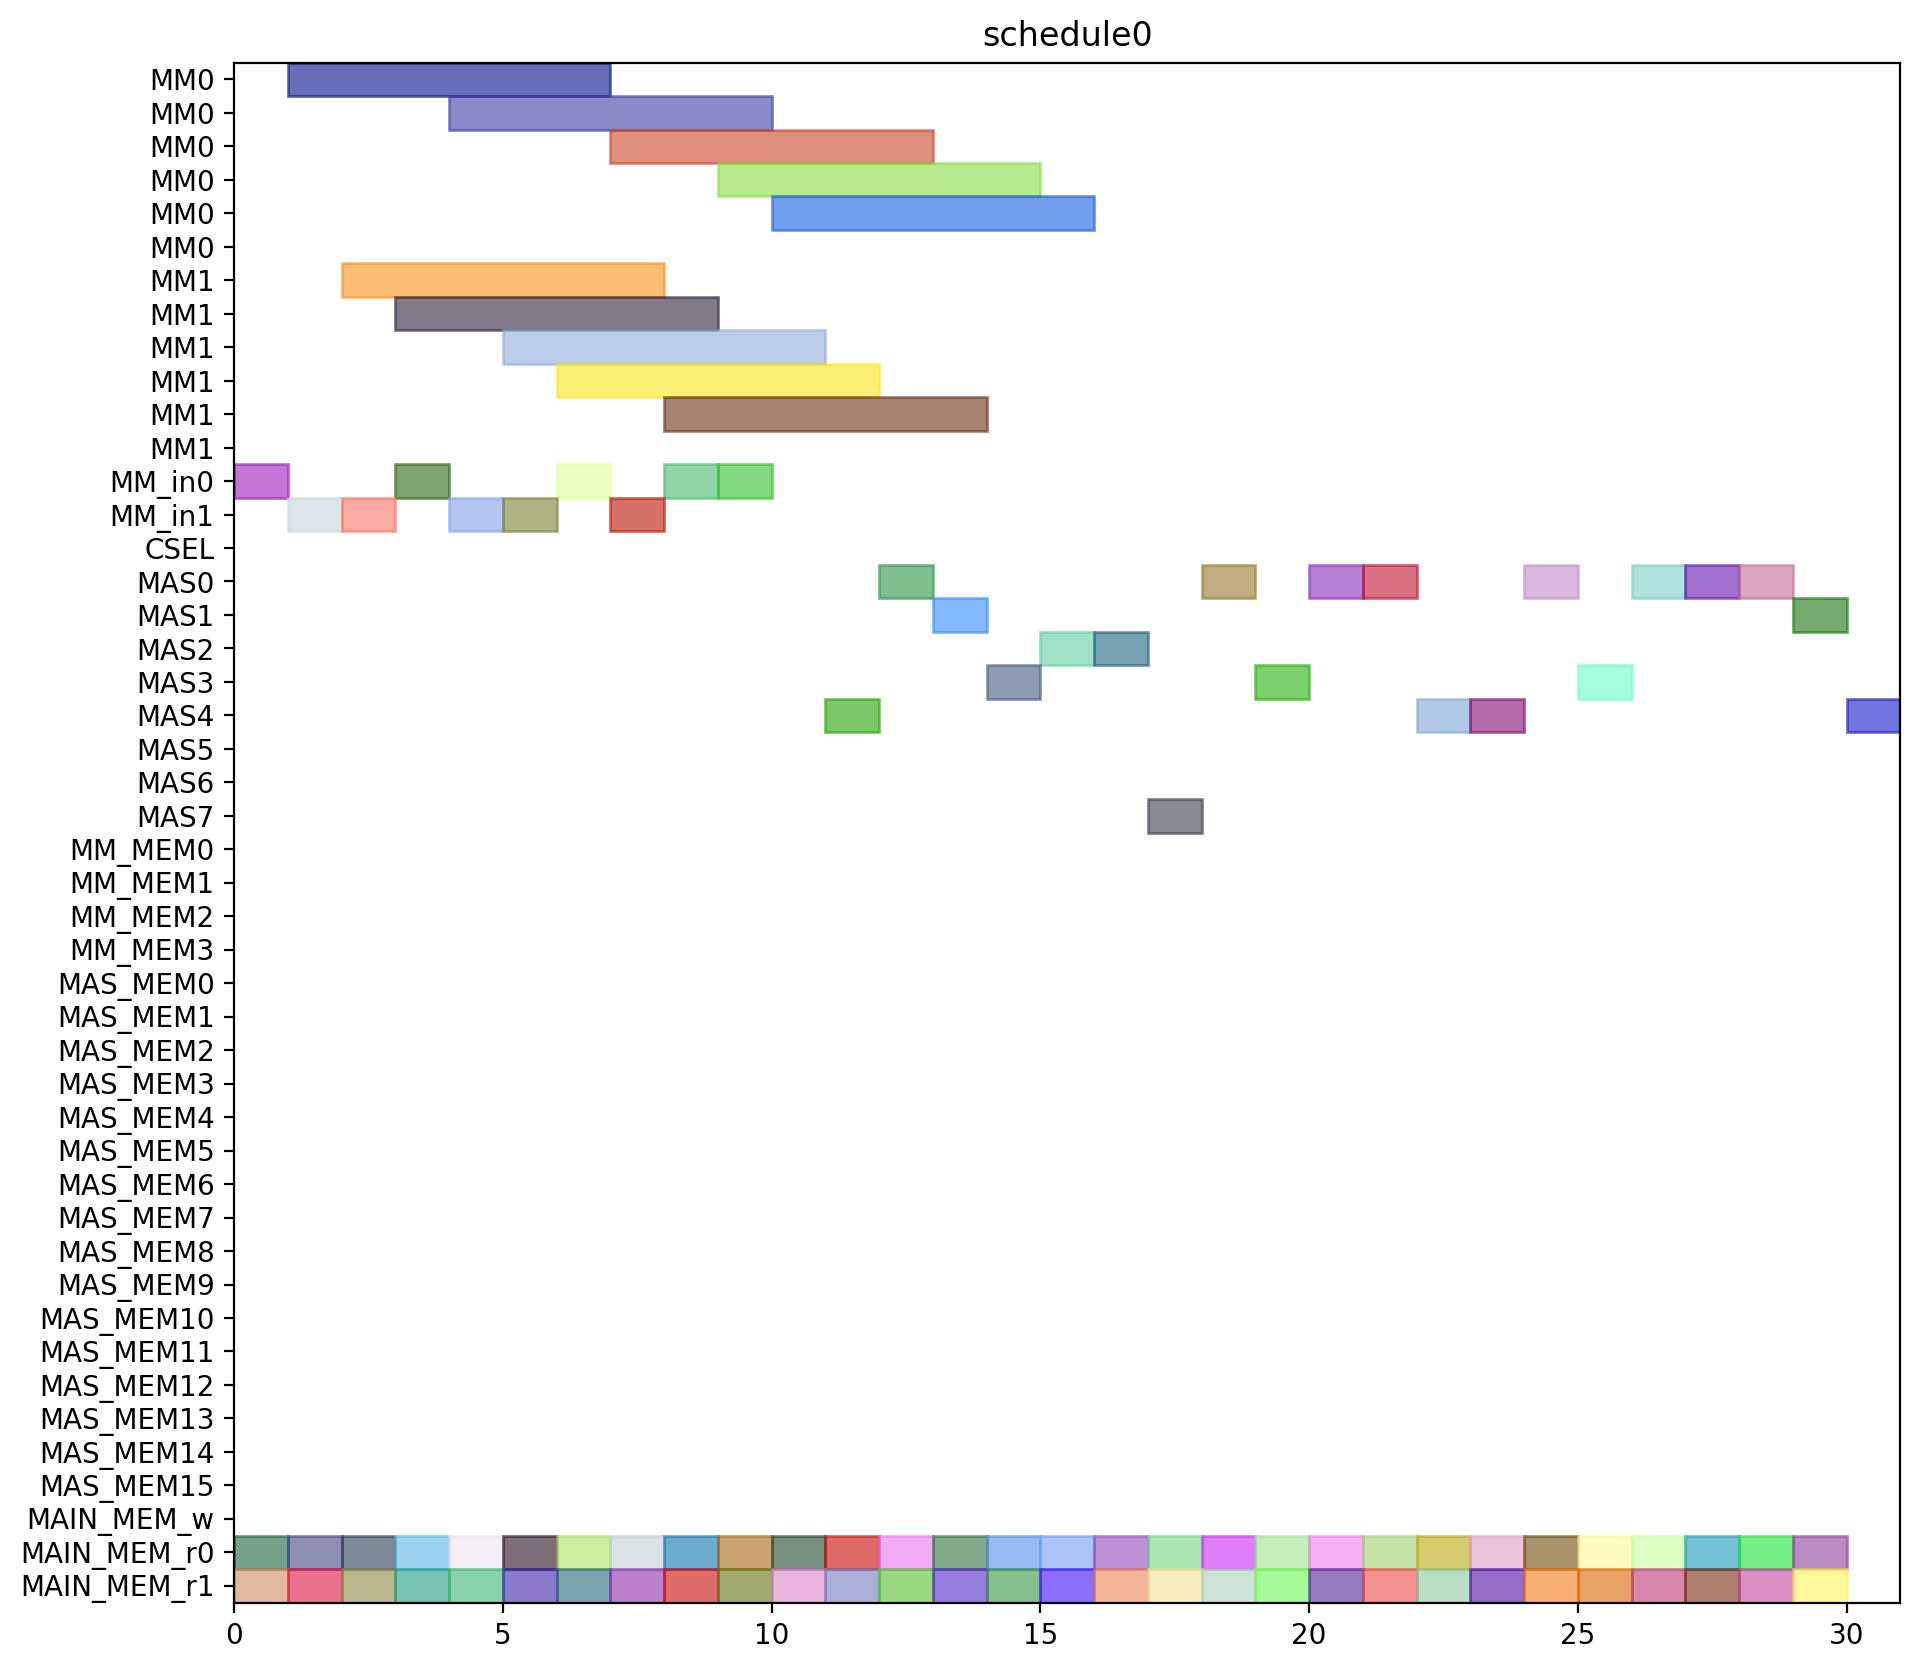

Write Python code to recreate this figure.
from pyschedule import Scenario, solvers, plotters, alt


def solve():
	horizon = 131
	S = Scenario("schedule0", horizon=horizon)

	# resource
	MM = S.Resources('MM', num=2, size=6)
	MM_in = S.Resources('MM_in', num=2)
	CSEL = S.Resource('CSEL')
	MAS = S.Resources('MAS', num=8, size=1, periods=range(1, horizon))
	MM_MEM = S.Resources('MM_MEM', num=4)
	MAS_MEM = S.Resources('MAS_MEM', num=16)
	MAIN_MEM_w = S.Resource('MAIN_MEM_w', size=1)
	MAIN_MEM_r = S.Resources('MAIN_MEM_r', num=2)

	# result of previous scheduling

	# new tasks
	c_aa_a1_0 = S.Task('c_aa_a1_0', length=1, delay_cost=1)
	c_aa_a1_0 += alt(MAS)
	c_aa_a1_0_mem0 = S.Task('c_aa_a1_0_mem0', length=1, delay_cost=1)
	c_aa_a1_0_mem0 += MAIN_MEM_r[0]
	S += c_aa_a1_0_mem0 <= c_aa_a1_0

	c_aa_a1_0_mem1 = S.Task('c_aa_a1_0_mem1', length=1, delay_cost=1)
	c_aa_a1_0_mem1 += MAIN_MEM_r[1]
	S += c_aa_a1_0_mem1 <= c_aa_a1_0

	c_aa_a1_1 = S.Task('c_aa_a1_1', length=1, delay_cost=1)
	c_aa_a1_1 += alt(MAS)
	c_aa_a1_1_mem0 = S.Task('c_aa_a1_1_mem0', length=1, delay_cost=1)
	c_aa_a1_1_mem0 += MAIN_MEM_r[0]
	S += c_aa_a1_1_mem0 <= c_aa_a1_1

	c_aa_a1_1_mem1 = S.Task('c_aa_a1_1_mem1', length=1, delay_cost=1)
	c_aa_a1_1_mem1 += MAIN_MEM_r[1]
	S += c_aa_a1_1_mem1 <= c_aa_a1_1

	c_aa_t10 = S.Task('c_aa_t10', length=1, delay_cost=1)
	c_aa_t10 += alt(MAS)
	c_aa_t10_mem0 = S.Task('c_aa_t10_mem0', length=1, delay_cost=1)
	c_aa_t10_mem0 += MAIN_MEM_r[0]
	S += c_aa_t10_mem0 <= c_aa_t10

	c_aa_t10_mem1 = S.Task('c_aa_t10_mem1', length=1, delay_cost=1)
	c_aa_t10_mem1 += MAIN_MEM_r[1]
	S += c_aa_t10_mem1 <= c_aa_t10

	c_aa_t11 = S.Task('c_aa_t11', length=1, delay_cost=1)
	c_aa_t11 += alt(MAS)
	c_aa_t11_mem0 = S.Task('c_aa_t11_mem0', length=1, delay_cost=1)
	c_aa_t11_mem0 += MAIN_MEM_r[0]
	S += c_aa_t11_mem0 <= c_aa_t11

	c_aa_t11_mem1 = S.Task('c_aa_t11_mem1', length=1, delay_cost=1)
	c_aa_t11_mem1 += MAIN_MEM_r[1]
	S += c_aa_t11_mem1 <= c_aa_t11

	c_aa_t3_t0 = S.Task('c_aa_t3_t0', length=6, delay_cost=1)
	c_aa_t3_t0 += alt(MM)
	c_aa_t3_t0_in = S.Task('c_aa_t3_t0_in', length=1, delay_cost=1)
	c_aa_t3_t0_in += alt(MM_in)
	S += c_aa_t3_t0_in*MM_in[0]<=c_aa_t3_t0*MM[0]
	S += c_aa_t3_t0_in*MM_in[1]<=c_aa_t3_t0*MM[1]
	c_aa_t3_t0_mem0 = S.Task('c_aa_t3_t0_mem0', length=1, delay_cost=1)
	c_aa_t3_t0_mem0 += MAIN_MEM_r[0]
	S += c_aa_t3_t0_mem0 <= c_aa_t3_t0

	c_aa_t3_t0_mem1 = S.Task('c_aa_t3_t0_mem1', length=1, delay_cost=1)
	c_aa_t3_t0_mem1 += MAIN_MEM_r[1]
	S += c_aa_t3_t0_mem1 <= c_aa_t3_t0

	c_aa_t3_t1 = S.Task('c_aa_t3_t1', length=6, delay_cost=1)
	c_aa_t3_t1 += alt(MM)
	c_aa_t3_t1_in = S.Task('c_aa_t3_t1_in', length=1, delay_cost=1)
	c_aa_t3_t1_in += alt(MM_in)
	S += c_aa_t3_t1_in*MM_in[0]<=c_aa_t3_t1*MM[0]
	S += c_aa_t3_t1_in*MM_in[1]<=c_aa_t3_t1*MM[1]
	c_aa_t3_t1_mem0 = S.Task('c_aa_t3_t1_mem0', length=1, delay_cost=1)
	c_aa_t3_t1_mem0 += MAIN_MEM_r[0]
	S += c_aa_t3_t1_mem0 <= c_aa_t3_t1

	c_aa_t3_t1_mem1 = S.Task('c_aa_t3_t1_mem1', length=1, delay_cost=1)
	c_aa_t3_t1_mem1 += MAIN_MEM_r[1]
	S += c_aa_t3_t1_mem1 <= c_aa_t3_t1

	c_aa_t3_t2 = S.Task('c_aa_t3_t2', length=1, delay_cost=1)
	c_aa_t3_t2 += alt(MAS)
	c_aa_t3_t2_mem0 = S.Task('c_aa_t3_t2_mem0', length=1, delay_cost=1)
	c_aa_t3_t2_mem0 += MAIN_MEM_r[0]
	S += c_aa_t3_t2_mem0 <= c_aa_t3_t2

	c_aa_t3_t2_mem1 = S.Task('c_aa_t3_t2_mem1', length=1, delay_cost=1)
	c_aa_t3_t2_mem1 += MAIN_MEM_r[1]
	S += c_aa_t3_t2_mem1 <= c_aa_t3_t2

	c_aa_t3_t3 = S.Task('c_aa_t3_t3', length=1, delay_cost=1)
	c_aa_t3_t3 += alt(MAS)
	c_aa_t3_t3_mem0 = S.Task('c_aa_t3_t3_mem0', length=1, delay_cost=1)
	c_aa_t3_t3_mem0 += MAIN_MEM_r[0]
	S += c_aa_t3_t3_mem0 <= c_aa_t3_t3

	c_aa_t3_t3_mem1 = S.Task('c_aa_t3_t3_mem1', length=1, delay_cost=1)
	c_aa_t3_t3_mem1 += MAIN_MEM_r[1]
	S += c_aa_t3_t3_mem1 <= c_aa_t3_t3

	c_bb_a1_0 = S.Task('c_bb_a1_0', length=1, delay_cost=1)
	c_bb_a1_0 += alt(MAS)
	c_bb_a1_0_mem0 = S.Task('c_bb_a1_0_mem0', length=1, delay_cost=1)
	c_bb_a1_0_mem0 += MAIN_MEM_r[0]
	S += c_bb_a1_0_mem0 <= c_bb_a1_0

	c_bb_a1_0_mem1 = S.Task('c_bb_a1_0_mem1', length=1, delay_cost=1)
	c_bb_a1_0_mem1 += MAIN_MEM_r[1]
	S += c_bb_a1_0_mem1 <= c_bb_a1_0

	c_bb_a1_1 = S.Task('c_bb_a1_1', length=1, delay_cost=1)
	c_bb_a1_1 += alt(MAS)
	c_bb_a1_1_mem0 = S.Task('c_bb_a1_1_mem0', length=1, delay_cost=1)
	c_bb_a1_1_mem0 += MAIN_MEM_r[0]
	S += c_bb_a1_1_mem0 <= c_bb_a1_1

	c_bb_a1_1_mem1 = S.Task('c_bb_a1_1_mem1', length=1, delay_cost=1)
	c_bb_a1_1_mem1 += MAIN_MEM_r[1]
	S += c_bb_a1_1_mem1 <= c_bb_a1_1

	c_bb_t10 = S.Task('c_bb_t10', length=1, delay_cost=1)
	c_bb_t10 += alt(MAS)
	c_bb_t10_mem0 = S.Task('c_bb_t10_mem0', length=1, delay_cost=1)
	c_bb_t10_mem0 += MAIN_MEM_r[0]
	S += c_bb_t10_mem0 <= c_bb_t10

	c_bb_t10_mem1 = S.Task('c_bb_t10_mem1', length=1, delay_cost=1)
	c_bb_t10_mem1 += MAIN_MEM_r[1]
	S += c_bb_t10_mem1 <= c_bb_t10

	c_bb_t11 = S.Task('c_bb_t11', length=1, delay_cost=1)
	c_bb_t11 += alt(MAS)
	c_bb_t11_mem0 = S.Task('c_bb_t11_mem0', length=1, delay_cost=1)
	c_bb_t11_mem0 += MAIN_MEM_r[0]
	S += c_bb_t11_mem0 <= c_bb_t11

	c_bb_t11_mem1 = S.Task('c_bb_t11_mem1', length=1, delay_cost=1)
	c_bb_t11_mem1 += MAIN_MEM_r[1]
	S += c_bb_t11_mem1 <= c_bb_t11

	c_bb_t3_t0 = S.Task('c_bb_t3_t0', length=6, delay_cost=1)
	c_bb_t3_t0 += alt(MM)
	c_bb_t3_t0_in = S.Task('c_bb_t3_t0_in', length=1, delay_cost=1)
	c_bb_t3_t0_in += alt(MM_in)
	S += c_bb_t3_t0_in*MM_in[0]<=c_bb_t3_t0*MM[0]
	S += c_bb_t3_t0_in*MM_in[1]<=c_bb_t3_t0*MM[1]
	c_bb_t3_t0_mem0 = S.Task('c_bb_t3_t0_mem0', length=1, delay_cost=1)
	c_bb_t3_t0_mem0 += MAIN_MEM_r[0]
	S += c_bb_t3_t0_mem0 <= c_bb_t3_t0

	c_bb_t3_t0_mem1 = S.Task('c_bb_t3_t0_mem1', length=1, delay_cost=1)
	c_bb_t3_t0_mem1 += MAIN_MEM_r[1]
	S += c_bb_t3_t0_mem1 <= c_bb_t3_t0

	c_bb_t3_t1 = S.Task('c_bb_t3_t1', length=6, delay_cost=1)
	c_bb_t3_t1 += alt(MM)
	c_bb_t3_t1_in = S.Task('c_bb_t3_t1_in', length=1, delay_cost=1)
	c_bb_t3_t1_in += alt(MM_in)
	S += c_bb_t3_t1_in*MM_in[0]<=c_bb_t3_t1*MM[0]
	S += c_bb_t3_t1_in*MM_in[1]<=c_bb_t3_t1*MM[1]
	c_bb_t3_t1_mem0 = S.Task('c_bb_t3_t1_mem0', length=1, delay_cost=1)
	c_bb_t3_t1_mem0 += MAIN_MEM_r[0]
	S += c_bb_t3_t1_mem0 <= c_bb_t3_t1

	c_bb_t3_t1_mem1 = S.Task('c_bb_t3_t1_mem1', length=1, delay_cost=1)
	c_bb_t3_t1_mem1 += MAIN_MEM_r[1]
	S += c_bb_t3_t1_mem1 <= c_bb_t3_t1

	c_bb_t3_t2 = S.Task('c_bb_t3_t2', length=1, delay_cost=1)
	c_bb_t3_t2 += alt(MAS)
	c_bb_t3_t2_mem0 = S.Task('c_bb_t3_t2_mem0', length=1, delay_cost=1)
	c_bb_t3_t2_mem0 += MAIN_MEM_r[0]
	S += c_bb_t3_t2_mem0 <= c_bb_t3_t2

	c_bb_t3_t2_mem1 = S.Task('c_bb_t3_t2_mem1', length=1, delay_cost=1)
	c_bb_t3_t2_mem1 += MAIN_MEM_r[1]
	S += c_bb_t3_t2_mem1 <= c_bb_t3_t2

	c_bb_t3_t3 = S.Task('c_bb_t3_t3', length=1, delay_cost=1)
	c_bb_t3_t3 += alt(MAS)
	c_bb_t3_t3_mem0 = S.Task('c_bb_t3_t3_mem0', length=1, delay_cost=1)
	c_bb_t3_t3_mem0 += MAIN_MEM_r[0]
	S += c_bb_t3_t3_mem0 <= c_bb_t3_t3

	c_bb_t3_t3_mem1 = S.Task('c_bb_t3_t3_mem1', length=1, delay_cost=1)
	c_bb_t3_t3_mem1 += MAIN_MEM_r[1]
	S += c_bb_t3_t3_mem1 <= c_bb_t3_t3

	c_cc_a1_0 = S.Task('c_cc_a1_0', length=1, delay_cost=1)
	c_cc_a1_0 += alt(MAS)
	c_cc_a1_0_mem0 = S.Task('c_cc_a1_0_mem0', length=1, delay_cost=1)
	c_cc_a1_0_mem0 += MAIN_MEM_r[0]
	S += c_cc_a1_0_mem0 <= c_cc_a1_0

	c_cc_a1_0_mem1 = S.Task('c_cc_a1_0_mem1', length=1, delay_cost=1)
	c_cc_a1_0_mem1 += MAIN_MEM_r[1]
	S += c_cc_a1_0_mem1 <= c_cc_a1_0

	c_cc_a1_1 = S.Task('c_cc_a1_1', length=1, delay_cost=1)
	c_cc_a1_1 += alt(MAS)
	c_cc_a1_1_mem0 = S.Task('c_cc_a1_1_mem0', length=1, delay_cost=1)
	c_cc_a1_1_mem0 += MAIN_MEM_r[0]
	S += c_cc_a1_1_mem0 <= c_cc_a1_1

	c_cc_a1_1_mem1 = S.Task('c_cc_a1_1_mem1', length=1, delay_cost=1)
	c_cc_a1_1_mem1 += MAIN_MEM_r[1]
	S += c_cc_a1_1_mem1 <= c_cc_a1_1

	c_cc_t10 = S.Task('c_cc_t10', length=1, delay_cost=1)
	c_cc_t10 += alt(MAS)
	c_cc_t10_mem0 = S.Task('c_cc_t10_mem0', length=1, delay_cost=1)
	c_cc_t10_mem0 += MAIN_MEM_r[0]
	S += c_cc_t10_mem0 <= c_cc_t10

	c_cc_t10_mem1 = S.Task('c_cc_t10_mem1', length=1, delay_cost=1)
	c_cc_t10_mem1 += MAIN_MEM_r[1]
	S += c_cc_t10_mem1 <= c_cc_t10

	c_cc_t11 = S.Task('c_cc_t11', length=1, delay_cost=1)
	c_cc_t11 += alt(MAS)
	c_cc_t11_mem0 = S.Task('c_cc_t11_mem0', length=1, delay_cost=1)
	c_cc_t11_mem0 += MAIN_MEM_r[0]
	S += c_cc_t11_mem0 <= c_cc_t11

	c_cc_t11_mem1 = S.Task('c_cc_t11_mem1', length=1, delay_cost=1)
	c_cc_t11_mem1 += MAIN_MEM_r[1]
	S += c_cc_t11_mem1 <= c_cc_t11

	c_cc_t3_t0 = S.Task('c_cc_t3_t0', length=6, delay_cost=1)
	c_cc_t3_t0 += alt(MM)
	c_cc_t3_t0_in = S.Task('c_cc_t3_t0_in', length=1, delay_cost=1)
	c_cc_t3_t0_in += alt(MM_in)
	S += c_cc_t3_t0_in*MM_in[0]<=c_cc_t3_t0*MM[0]
	S += c_cc_t3_t0_in*MM_in[1]<=c_cc_t3_t0*MM[1]
	c_cc_t3_t0_mem0 = S.Task('c_cc_t3_t0_mem0', length=1, delay_cost=1)
	c_cc_t3_t0_mem0 += MAIN_MEM_r[0]
	S += c_cc_t3_t0_mem0 <= c_cc_t3_t0

	c_cc_t3_t0_mem1 = S.Task('c_cc_t3_t0_mem1', length=1, delay_cost=1)
	c_cc_t3_t0_mem1 += MAIN_MEM_r[1]
	S += c_cc_t3_t0_mem1 <= c_cc_t3_t0

	c_cc_t3_t1 = S.Task('c_cc_t3_t1', length=6, delay_cost=1)
	c_cc_t3_t1 += alt(MM)
	c_cc_t3_t1_in = S.Task('c_cc_t3_t1_in', length=1, delay_cost=1)
	c_cc_t3_t1_in += alt(MM_in)
	S += c_cc_t3_t1_in*MM_in[0]<=c_cc_t3_t1*MM[0]
	S += c_cc_t3_t1_in*MM_in[1]<=c_cc_t3_t1*MM[1]
	c_cc_t3_t1_mem0 = S.Task('c_cc_t3_t1_mem0', length=1, delay_cost=1)
	c_cc_t3_t1_mem0 += MAIN_MEM_r[0]
	S += c_cc_t3_t1_mem0 <= c_cc_t3_t1

	c_cc_t3_t1_mem1 = S.Task('c_cc_t3_t1_mem1', length=1, delay_cost=1)
	c_cc_t3_t1_mem1 += MAIN_MEM_r[1]
	S += c_cc_t3_t1_mem1 <= c_cc_t3_t1

	c_cc_t3_t2 = S.Task('c_cc_t3_t2', length=1, delay_cost=1)
	c_cc_t3_t2 += alt(MAS)
	c_cc_t3_t2_mem0 = S.Task('c_cc_t3_t2_mem0', length=1, delay_cost=1)
	c_cc_t3_t2_mem0 += MAIN_MEM_r[0]
	S += c_cc_t3_t2_mem0 <= c_cc_t3_t2

	c_cc_t3_t2_mem1 = S.Task('c_cc_t3_t2_mem1', length=1, delay_cost=1)
	c_cc_t3_t2_mem1 += MAIN_MEM_r[1]
	S += c_cc_t3_t2_mem1 <= c_cc_t3_t2

	c_cc_t3_t3 = S.Task('c_cc_t3_t3', length=1, delay_cost=1)
	c_cc_t3_t3 += alt(MAS)
	c_cc_t3_t3_mem0 = S.Task('c_cc_t3_t3_mem0', length=1, delay_cost=1)
	c_cc_t3_t3_mem0 += MAIN_MEM_r[0]
	S += c_cc_t3_t3_mem0 <= c_cc_t3_t3

	c_cc_t3_t3_mem1 = S.Task('c_cc_t3_t3_mem1', length=1, delay_cost=1)
	c_cc_t3_t3_mem1 += MAIN_MEM_r[1]
	S += c_cc_t3_t3_mem1 <= c_cc_t3_t3

	c_ab_t0_t0 = S.Task('c_ab_t0_t0', length=6, delay_cost=1)
	c_ab_t0_t0 += alt(MM)
	c_ab_t0_t0_in = S.Task('c_ab_t0_t0_in', length=1, delay_cost=1)
	c_ab_t0_t0_in += alt(MM_in)
	S += c_ab_t0_t0_in*MM_in[0]<=c_ab_t0_t0*MM[0]
	S += c_ab_t0_t0_in*MM_in[1]<=c_ab_t0_t0*MM[1]
	c_ab_t0_t0_mem0 = S.Task('c_ab_t0_t0_mem0', length=1, delay_cost=1)
	c_ab_t0_t0_mem0 += MAIN_MEM_r[0]
	S += c_ab_t0_t0_mem0 <= c_ab_t0_t0

	c_ab_t0_t0_mem1 = S.Task('c_ab_t0_t0_mem1', length=1, delay_cost=1)
	c_ab_t0_t0_mem1 += MAIN_MEM_r[1]
	S += c_ab_t0_t0_mem1 <= c_ab_t0_t0

	c_ab_t0_t1 = S.Task('c_ab_t0_t1', length=6, delay_cost=1)
	c_ab_t0_t1 += alt(MM)
	c_ab_t0_t1_in = S.Task('c_ab_t0_t1_in', length=1, delay_cost=1)
	c_ab_t0_t1_in += alt(MM_in)
	S += c_ab_t0_t1_in*MM_in[0]<=c_ab_t0_t1*MM[0]
	S += c_ab_t0_t1_in*MM_in[1]<=c_ab_t0_t1*MM[1]
	c_ab_t0_t1_mem0 = S.Task('c_ab_t0_t1_mem0', length=1, delay_cost=1)
	c_ab_t0_t1_mem0 += MAIN_MEM_r[0]
	S += c_ab_t0_t1_mem0 <= c_ab_t0_t1

	c_ab_t0_t1_mem1 = S.Task('c_ab_t0_t1_mem1', length=1, delay_cost=1)
	c_ab_t0_t1_mem1 += MAIN_MEM_r[1]
	S += c_ab_t0_t1_mem1 <= c_ab_t0_t1

	c_ab_t0_t2 = S.Task('c_ab_t0_t2', length=1, delay_cost=1)
	c_ab_t0_t2 += alt(MAS)
	c_ab_t0_t2_mem0 = S.Task('c_ab_t0_t2_mem0', length=1, delay_cost=1)
	c_ab_t0_t2_mem0 += MAIN_MEM_r[0]
	S += c_ab_t0_t2_mem0 <= c_ab_t0_t2

	c_ab_t0_t2_mem1 = S.Task('c_ab_t0_t2_mem1', length=1, delay_cost=1)
	c_ab_t0_t2_mem1 += MAIN_MEM_r[1]
	S += c_ab_t0_t2_mem1 <= c_ab_t0_t2

	c_ab_t0_t3 = S.Task('c_ab_t0_t3', length=1, delay_cost=1)
	c_ab_t0_t3 += alt(MAS)
	c_ab_t0_t3_mem0 = S.Task('c_ab_t0_t3_mem0', length=1, delay_cost=1)
	c_ab_t0_t3_mem0 += MAIN_MEM_r[0]
	S += c_ab_t0_t3_mem0 <= c_ab_t0_t3

	c_ab_t0_t3_mem1 = S.Task('c_ab_t0_t3_mem1', length=1, delay_cost=1)
	c_ab_t0_t3_mem1 += MAIN_MEM_r[1]
	S += c_ab_t0_t3_mem1 <= c_ab_t0_t3

	c_ab_t1_t0 = S.Task('c_ab_t1_t0', length=6, delay_cost=1)
	c_ab_t1_t0 += alt(MM)
	c_ab_t1_t0_in = S.Task('c_ab_t1_t0_in', length=1, delay_cost=1)
	c_ab_t1_t0_in += alt(MM_in)
	S += c_ab_t1_t0_in*MM_in[0]<=c_ab_t1_t0*MM[0]
	S += c_ab_t1_t0_in*MM_in[1]<=c_ab_t1_t0*MM[1]
	c_ab_t1_t0_mem0 = S.Task('c_ab_t1_t0_mem0', length=1, delay_cost=1)
	c_ab_t1_t0_mem0 += MAIN_MEM_r[0]
	S += c_ab_t1_t0_mem0 <= c_ab_t1_t0

	c_ab_t1_t0_mem1 = S.Task('c_ab_t1_t0_mem1', length=1, delay_cost=1)
	c_ab_t1_t0_mem1 += MAIN_MEM_r[1]
	S += c_ab_t1_t0_mem1 <= c_ab_t1_t0

	c_ab_t1_t1 = S.Task('c_ab_t1_t1', length=6, delay_cost=1)
	c_ab_t1_t1 += alt(MM)
	c_ab_t1_t1_in = S.Task('c_ab_t1_t1_in', length=1, delay_cost=1)
	c_ab_t1_t1_in += alt(MM_in)
	S += c_ab_t1_t1_in*MM_in[0]<=c_ab_t1_t1*MM[0]
	S += c_ab_t1_t1_in*MM_in[1]<=c_ab_t1_t1*MM[1]
	c_ab_t1_t1_mem0 = S.Task('c_ab_t1_t1_mem0', length=1, delay_cost=1)
	c_ab_t1_t1_mem0 += MAIN_MEM_r[0]
	S += c_ab_t1_t1_mem0 <= c_ab_t1_t1

	c_ab_t1_t1_mem1 = S.Task('c_ab_t1_t1_mem1', length=1, delay_cost=1)
	c_ab_t1_t1_mem1 += MAIN_MEM_r[1]
	S += c_ab_t1_t1_mem1 <= c_ab_t1_t1

	solvers.mip.solve(S,msg=1,kind='CPLEX',ratio_gap=1.01)

	solution = [['hoge']*len(S.solution()[1]) for i in range(len(S.solution()))]
	for i in range(len(S.solution())):
		for j in range(len(S.solution()[i])):
			solution[i][j]=str(S.solution()[i][j])
	print(solution)

	cycles = int(solution[-1][3])

	pic_file_name = "/home/mfukuda/ABE/multiRAM_multiMAS_16mux/scheduling_result/stage6MM2_stage1MAS8/FP12_INV_BEFORE_FPINV/schedule0.png"
	if(S.solution() != []):
		plotters.matplotlib.plot(S,img_filename=pic_file_name, show_task_labels=False, fig_size=(cycles*0.25+3, 10))

	return solution
